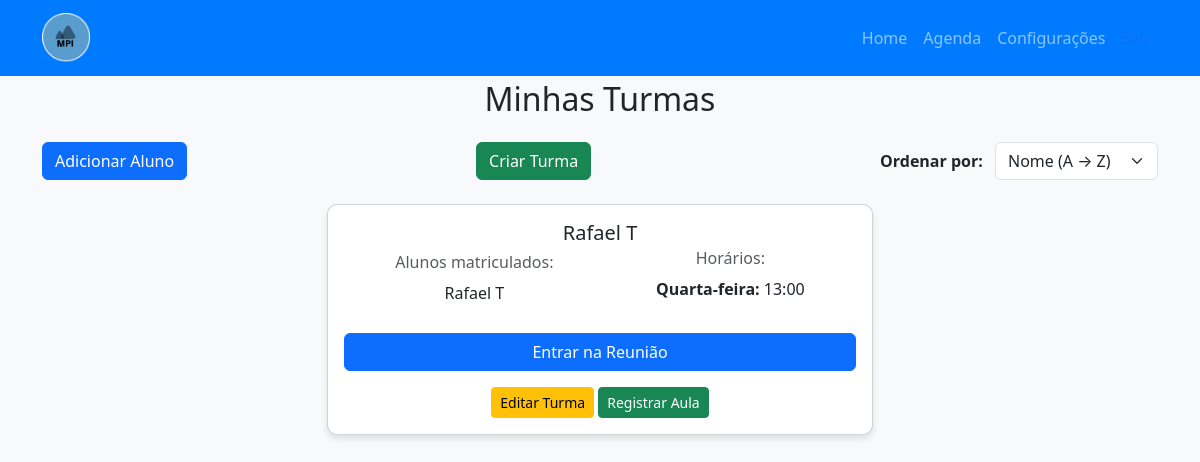
The page /home.php (signed in) on the database as committed earlier.
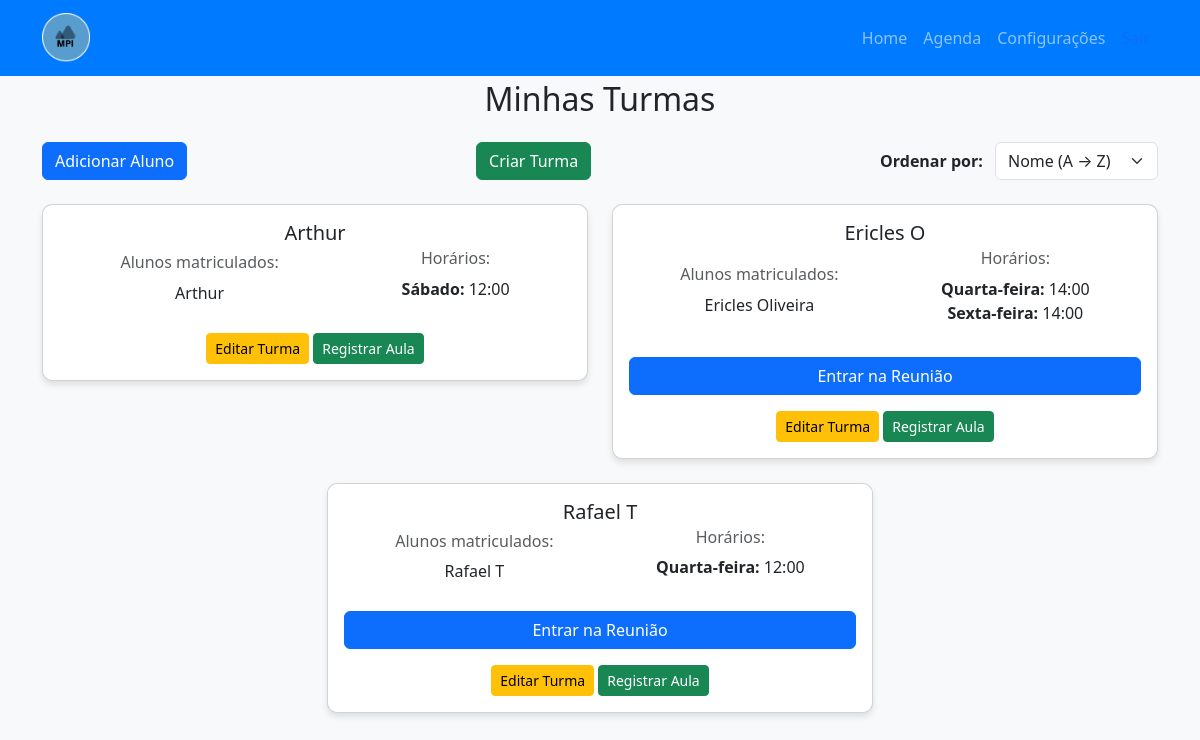
The same page on the database as committed later.
### tables this page shows
CREATE TABLE `turmas` (
  `TurmaId` int(11) NOT NULL,
  `TurmaNome` varchar(100) NOT NULL,
  `ProfId` int(11) NOT NULL,
  `DiasSemana` varchar(255) NOT NULL,
  `Horarios` text NOT NULL,
  `TurmaReuniao` varchar(255) DEFAULT NULL
);

CREATE TABLE `alunos` (
  `AluId` int(11) NOT NULL,
  `AluNome` varchar(100) NOT NULL,
  `AluEmail` varchar(100) NOT NULL,
  `AluFoto` varchar(255) DEFAULT 'padrao.png',
  `TurmaId` int(11) DEFAULT NULL,
  `AluTelefone` varchar(15) NOT NULL,
  `AluNascimento` date DEFAULT NULL,
  `AluCPF` varchar(14) NOT NULL
);

### home.php (the view, shortened to what the changed rows need)
<?php
require('scripts/conectaBanco.php');
$profId = $_SESSION['UsuarioId'];
$sql = "SELECT TurmaId, TurmaNome, DiasSemana, Horarios, TurmaReuniao FROM Turmas WHERE ProfId = ?";
$stmt = $conexao->prepare($sql);
$stmt->execute([$profId]);
$turmas = $stmt->fetchAll(PDO::FETCH_ASSOC);
$ordenacao = isset($_GET['ordenar']) ? $_GET['ordenar'] : 'alfabetico';
if ($ordenacao == 'alfabetico') {
  usort($turmas, function ($a, $b) {
      return strcmp($a['TurmaNome'], $b['TurmaNome']);
  });
}
?>
<!DOCTYPE html>
<html lang="pt-BR">
<head>
  <link href="https://cdn.jsdelivr.net/npm/bootstrap@5.3.3/dist/css/bootstrap.min.css" rel="stylesheet">
  <link rel="stylesheet" href="styles/home.css">
</head>
<body>
  <div class="container turmas-container">
    <h2 class="text-center mb-4">Minhas Turmas</h2>
    <div class="row justify-content-center">
      <?php if (count($turmas) > 0): ?>
        <?php foreach ($turmas as $turma): ?>
          <div class="col-md-6 mb-4">
            <div class="card text-center">
              <div class="card-body">
                <h5 class="card-title"><?= $turma['TurmaNome']; ?></h5>
                <div class="d-flex justify-content-around">
                  <div>
                    <h6 class="card-subtitle mb-2 text-muted">Alunos matriculados:</h6>
                    <?php
                    $sqlAlunos = "SELECT AluNome FROM Alunos WHERE TurmaId = ?";
                    $stmtAlunos = $conexao->prepare($sqlAlunos);
                    $stmtAlunos->execute([$turma['TurmaId']]);
                    $alunos = $stmtAlunos->fetchAll(PDO::FETCH_ASSOC);
                    if (count($alunos) > 0) {
                      foreach ($alunos as $aluno): ?>
                        <div class="d-flex align-items-center justify-content-center mb-2">
                          <span><?= $aluno['AluNome']; ?></span>
                        </div>
                    <?php endforeach;
                    } else {
                      echo "<p class='text-muted'>Nenhum aluno matriculado.</p>";
                    }
                    ?>
                  </div>
                  <div>
                    <h6 class="card-subtitle mb-2 text-muted">Horários:</h6>
                    <ul class="list-unstyled">
                      <?php
                      $diasSemana = explode(', ', $turma['DiasSemana']);
                      $horarios = json_decode($turma['Horarios'], true) ?: [];
                      if (!empty($diasSemana[0])) {
                        foreach ($diasSemana as $dia):
                          $horario = isset($horarios[$dia]) ? $horarios[$dia] : 'Horário não definido';
                      ?>
                          <li><strong><?= $dia; ?>:</strong> <?= $horario; ?></li>
                      <?php endforeach;
                      } else {
                        echo "<li class='text-muted'>Horários não definidos.</li>";
                      }
                      ?>
                    </ul>
                  </div>
                </div>
                <?php if (!empty($turma['TurmaReuniao'])): ?>
                  <div class="mt-3">
                    <a href="<?= htmlspecialchars($turma['TurmaReuniao']); ?>"
                      target="_blank"
                      rel="noopener noreferrer"
                      class="btn btn-primary w-100">
                      Entrar na Reunião
                    </a>
                  </div>
                <?php endif; ?>
                <div class="mt-3">
                  <a href="editarTurma.php?turmaId=<?= $turma['TurmaId']; ?>" class="btn btn-warning btn-sm">Editar Turma</a>
                  <a href="registrarAula.php?turmaId=<?= $turma['TurmaId']; ?>" class="btn btn-success btn-sm">Registrar Aula</a>
                </div>
              </div>
            </div>
          </div>
        <?php endforeach; ?>
      <?php else: ?>
        <p class="text-center text-muted">Você ainda não possui turmas cadastradas.</p>
      <?php endif; ?>
    </div>
  </div>
</body>
</html>

Rows that differ between the two databases and show on the page:
added turmas: TurmaNome "Arthur", DiasSemana "Sábado", horario "12:00"
now on this page (row edited): alunos: AluNome "Arthur"
added turmas: TurmaNome "Ericles O", DiasSemana "Quarta-feira", horario "14:00", DiasSemana "Sexta-feira", shown under "Minhas Turmas"
added alunos: AluNome "Ericles Oliveira", shown under "Ericles O"
changed turmas "Rafael T": horario "13:00" → "12:00"
